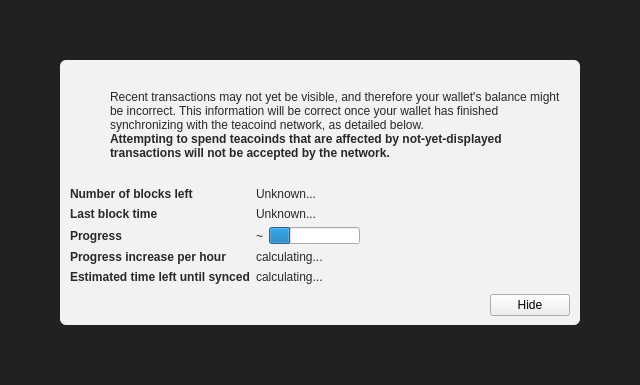
<?xml version="1.0" encoding="UTF-8"?>
<ui version="4.0">
 <class>ModalOverlay</class>
 <widget class="ModalOverlay" name="ModalOverlay">
  <property name="geometry">
   <rect>
    <x>0</x>
    <y>0</y>
    <width>640</width>
    <height>385</height>
   </rect>
  </property>
  <property name="windowTitle">
   <string>Form</string>
  </property>
  <layout class="QVBoxLayout" name="verticalLayout" stretch="0">
   <property name="sizeConstraint">
    <enum>QLayout::SetDefaultConstraint</enum>
   </property>
   <property name="leftMargin">
    <number>0</number>
   </property>
   <property name="topMargin">
    <number>0</number>
   </property>
   <property name="rightMargin">
    <number>0</number>
   </property>
   <property name="bottomMargin">
    <number>0</number>
   </property>
   <item>
    <widget class="QWidget" name="bgWidget" native="true">
     <property name="styleSheet">
      <string notr="true">#bgWidget { background: rgba(0,0,0,220); }</string>
     </property>
     <layout class="QVBoxLayout" name="verticalLayoutMain" stretch="1">
      <property name="leftMargin">
       <number>60</number>
      </property>
      <property name="topMargin">
       <number>60</number>
      </property>
      <property name="rightMargin">
       <number>60</number>
      </property>
      <property name="bottomMargin">
       <number>60</number>
      </property>
      <item>
       <widget class="QWidget" name="contentWidget" native="true">
        <property name="styleSheet">
         <string notr="true">#contentWidget { background: rgba(255,255,255,240); border-radius: 6px; }

QLabel { color: rgb(40,40,40);  }</string>
        </property>
        <layout class="QVBoxLayout" name="verticalLayoutSub" stretch="1,0,0,0">
         <property name="spacing">
          <number>0</number>
         </property>
         <property name="leftMargin">
          <number>10</number>
         </property>
         <property name="topMargin">
          <number>10</number>
         </property>
         <property name="rightMargin">
          <number>10</number>
         </property>
         <property name="bottomMargin">
          <number>10</number>
         </property>
         <item>
          <layout class="QHBoxLayout" name="horizontalLayoutIconText" stretch="0,1">
           <property name="topMargin">
            <number>20</number>
           </property>
           <item>
            <layout class="QVBoxLayout" name="verticalLayoutIcon">
             <property name="leftMargin">
              <number>0</number>
             </property>
             <item>
              <widget class="QPushButton" name="warningIcon">
               <property name="enabled">
                <bool>false</bool>
               </property>
               <property name="text">
                <string/>
               </property>
               <property name="icon">
                <iconset>
                 <normaloff>:/icons/warning</normaloff>
                 <disabledoff>:/icons/warning</disabledoff>:/icons/warning</iconset>
               </property>
               <property name="iconSize">
                <size>
                 <width>48</width>
                 <height>48</height>
                </size>
               </property>
               <property name="flat">
                <bool>true</bool>
               </property>
              </widget>
             </item>
             <item>
              <spacer name="verticalSpacerWarningIcon">
               <property name="orientation">
                <enum>Qt::Vertical</enum>
               </property>
               <property name="sizeHint" stdset="0">
                <size>
                 <width>20</width>
                 <height>40</height>
                </size>
               </property>
              </spacer>
             </item>
            </layout>
           </item>
           <item>
            <layout class="QVBoxLayout" name="verticalLayoutInfoText">
             <property name="leftMargin">
              <number>0</number>
             </property>
             <property name="topMargin">
              <number>0</number>
             </property>
             <item>
              <widget class="QLabel" name="infoText">
               <property name="text">
                <string>Recent transactions may not yet be visible, and therefore your wallet's balance might be incorrect. This information will be correct once your wallet has finished synchronizing with the teacoind network, as detailed below.</string>
               </property>
               <property name="textFormat">
                <enum>Qt::RichText</enum>
               </property>
               <property name="wordWrap">
                <bool>true</bool>
               </property>
              </widget>
             </item>
             <item>
              <widget class="QLabel" name="infoTextStrong">
               <property name="font">
                <font>
                 <weight>75</weight>
                 <bold>true</bold>
                </font>
               </property>
               <property name="text">
                <string>Attempting to spend teacoinds that are affected by not-yet-displayed transactions will not be accepted by the network.</string>
               </property>
               <property name="textFormat">
                <enum>Qt::RichText</enum>
               </property>
               <property name="wordWrap">
                <bool>true</bool>
               </property>
              </widget>
             </item>
             <item>
              <spacer name="verticalSpacerInTextSpace">
               <property name="orientation">
                <enum>Qt::Vertical</enum>
               </property>
               <property name="sizeHint" stdset="0">
                <size>
                 <width>20</width>
                 <height>40</height>
                </size>
               </property>
              </spacer>
             </item>
            </layout>
           </item>
          </layout>
         </item>
         <item>
          <spacer name="verticalSpacerAfterText">
           <property name="orientation">
            <enum>Qt::Vertical</enum>
           </property>
           <property name="sizeHint" stdset="0">
            <size>
             <width>20</width>
             <height>40</height>
            </size>
           </property>
          </spacer>
         </item>
         <item>
          <layout class="QFormLayout" name="formLayout">
           <property name="fieldGrowthPolicy">
            <enum>QFormLayout::FieldsStayAtSizeHint</enum>
           </property>
           <property name="horizontalSpacing">
            <number>6</number>
           </property>
           <property name="verticalSpacing">
            <number>6</number>
           </property>
           <property name="topMargin">
            <number>10</number>
           </property>
           <item row="0" column="0">
            <widget class="QLabel" name="labelNumberOfBlocksLeft">
             <property name="font">
              <font>
               <weight>75</weight>
               <bold>true</bold>
              </font>
             </property>
             <property name="text">
              <string>Number of blocks left</string>
             </property>
            </widget>
           </item>
           <item row="0" column="1">
            <widget class="QLabel" name="numberOfBlocksLeft">
             <property name="text">
              <string>Unknown...</string>
             </property>
            </widget>
           </item>
           <item row="1" column="0">
            <widget class="QLabel" name="labelLastBlockTime">
             <property name="font">
              <font>
               <weight>75</weight>
               <bold>true</bold>
              </font>
             </property>
             <property name="text">
              <string>Last block time</string>
             </property>
            </widget>
           </item>
           <item row="1" column="1">
            <widget class="QLabel" name="newestBlockDate">
             <property name="sizePolicy">
              <sizepolicy hsizetype="Maximum" vsizetype="Preferred">
               <horstretch>0</horstretch>
               <verstretch>0</verstretch>
              </sizepolicy>
             </property>
             <property name="text">
              <string>Unknown...</string>
             </property>
            </widget>
           </item>
           <item row="2" column="0">
            <widget class="QLabel" name="labelSyncDone">
             <property name="font">
              <font>
               <weight>75</weight>
               <bold>true</bold>
              </font>
             </property>
             <property name="text">
              <string>Progress</string>
             </property>
            </widget>
           </item>
           <item row="2" column="1">
            <layout class="QHBoxLayout" name="horizontalLayoutSync" stretch="0,1">
             <item>
              <widget class="QLabel" name="percentageProgress">
               <property name="text">
                <string notr="true">~</string>
               </property>
              </widget>
             </item>
             <item>
              <widget class="QProgressBar" name="progressBar">
               <property name="value">
                <number>24</number>
               </property>
               <property name="format">
                <string/>
               </property>
              </widget>
             </item>
            </layout>
           </item>
           <item row="4" column="0">
            <widget class="QLabel" name="labelProgressIncrease">
             <property name="font">
              <font>
               <weight>75</weight>
               <bold>true</bold>
              </font>
             </property>
             <property name="text">
              <string>Progress increase per hour</string>
             </property>
            </widget>
           </item>
           <item row="4" column="1">
            <widget class="QLabel" name="progressIncreasePerH">
             <property name="text">
              <string>calculating...</string>
             </property>
            </widget>
           </item>
           <item row="5" column="0">
            <widget class="QLabel" name="labelEstimatedTimeLeft">
             <property name="font">
              <font>
               <weight>75</weight>
               <bold>true</bold>
              </font>
             </property>
             <property name="text">
              <string>Estimated time left until synced</string>
             </property>
            </widget>
           </item>
           <item row="5" column="1">
            <widget class="QLabel" name="expectedTimeLeft">
             <property name="text">
              <string>calculating...</string>
             </property>
            </widget>
           </item>
          </layout>
         </item>
         <item>
          <layout class="QHBoxLayout" name="horizontalLayoutButtons">
           <property name="leftMargin">
            <number>10</number>
           </property>
           <property name="topMargin">
            <number>10</number>
           </property>
           <item>
            <spacer name="horizontalSpacer">
             <property name="orientation">
              <enum>Qt::Horizontal</enum>
             </property>
             <property name="sizeHint" stdset="0">
              <size>
               <width>40</width>
               <height>20</height>
              </size>
             </property>
            </spacer>
           </item>
           <item>
            <widget class="QPushButton" name="closeButton">
             <property name="text">
              <string>Hide</string>
             </property>
            </widget>
           </item>
          </layout>
         </item>
        </layout>
       </widget>
      </item>
     </layout>
    </widget>
   </item>
  </layout>
 </widget>
 <customwidgets>
  <customwidget>
   <class>ModalOverlay</class>
   <extends>QWidget</extends>
   <header>modaloverlay.h</header>
   <container>1</container>
  </customwidget>
 </customwidgets>
 <resources/>
 <connections/>
</ui>
